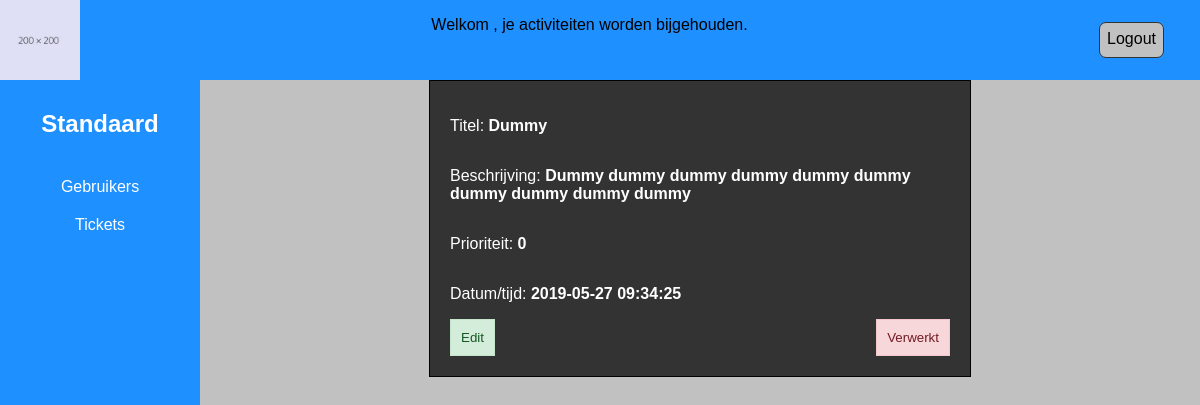
The page /backend/ticket.php?id=7 on the database its author committed.
### tables this page shows
CREATE TABLE `tickets` (
  `id` int(11) NOT NULL,
  `title` varchar(255) NOT NULL,
  `discription` text NOT NULL,
  `priority` int(11) NOT NULL,
  `date_time` datetime NOT NULL,
  `status` int(11) NOT NULL
);

### backend/ticket.php (the view, shortened to what this page needs)
<?php require_once 'partial/header.php'; ?>
      <main>
        <section>
      	<?php
      	require_once 'dbconfig.php';
          $ticketid = $_GET['id'];
      		$sql = "SELECT * FROM tickets WHERE id = $ticketid";
  			   $result = $conn->query($sql);
  			   $ticket = $result->fetch_assoc();
  				?>
         	 	<article class="single-user">
  					<p>Titel: <b><?php echo $ticket['title']; ?></b></p>
  					<p>Beschrijving: <b><?php echo $ticket['discription']; ?></b></p>
            <p>Prioriteit: <b><?php echo $ticket['priority']; ?></b></p>
  					<p>Datum/tijd: <b><?php echo $ticket['date_time']; ?></b></p>
            <span>
              <button name="edit" class="btn-green">Edit</button>
              <button name="delete" class="btn-red">Verwerkt</button>
            </span>
          		</article>
      	</section>
      </main>
<?php require_once 'partial/footer.php'; ?>

### css/back.css (style rules this page uses)
* { font-family: Verdana, Geneva, sans-serif; }
body, html { padding: 0; margin: 0; overflow: hidden; }
main { background-color: #c1c1c1; display: flex; width: 100%; flex-direction: column; }
.single-user button:nth-child(2) { margin-left: auto; }
.btn-red { color: #721c24; background-color: #f8d7da; border: 1px solid #f5c6cb; }
.btn-green { color: #155724; background-color: #d4edda; border:1px solid #c3e6cb; }
.single-user span { display: flex; }
.single-user { display: flex; width: 50%; padding: 2% 2%; flex-direction: column; background-color: #333; color: white; border: 1px solid black; margin: auto; }
.single-user button { padding: 10px; }

### rows shown on the page
tickets: title "Dummy", discription "Dummy dummy dummy dummy dummy dummy dummy dummy dummy dummy", priority "0", date_time "2019-05-27 09:34:25"
